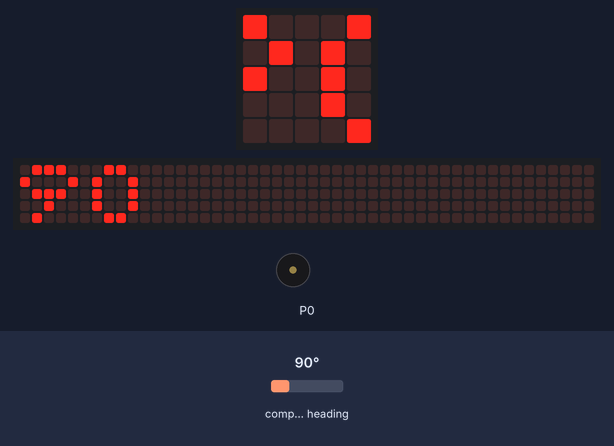
Bench run of a program on a simulated BBC micro:bit (MakeCode). On the bench: the board's 5×5 LED display, a strip that is not on the board, showing the scrolling text unrolled, buzzer (waves = sounding). The test bench sets the inputs (shaded band); at power-on: compass heading 90°. The 48×5 strip is a reading aid, not a part: it shows the text the display is scrolling, unrolled, one strip-width of it at a time; the compass is already calibrated.

Above: at 1.27 s.
1.3 s: compass heading set to 7°
At 3.1 s:
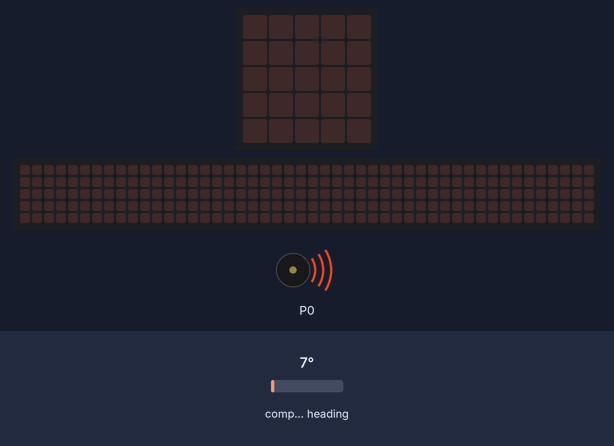
5.2 s: compass heading set to 180°
At 6.91 s:
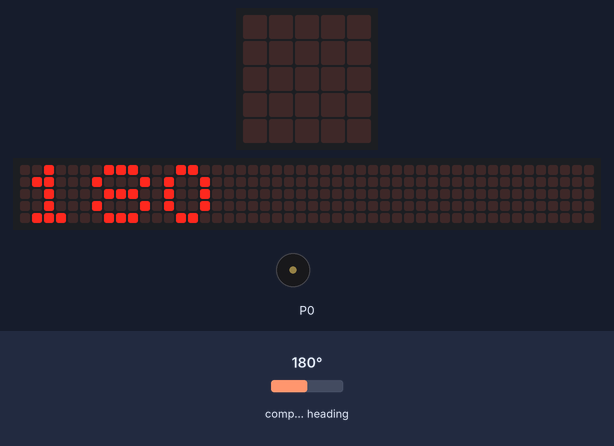
9.7 s: compass heading set to 90°
At 12.85 s:
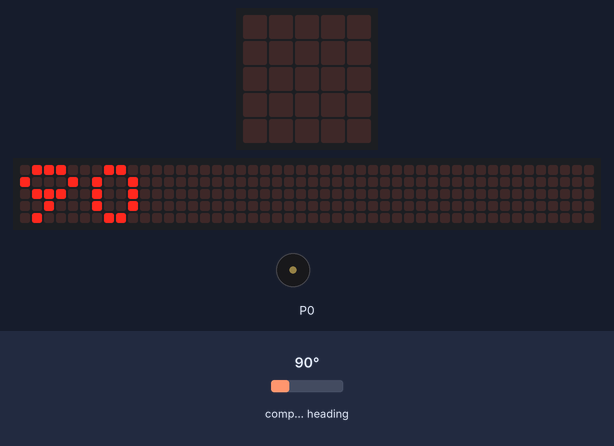
Timing chart, 0 to 13.1 s (numbered marks = the images above; inputs shaded):
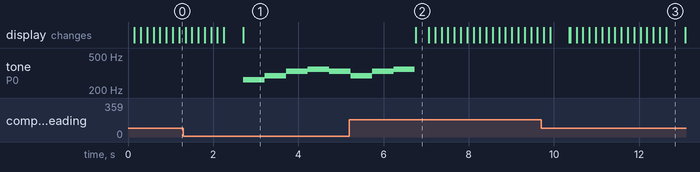

Measured:
- after the input at 1.3 s, tone on P0: plays 262 Hz for 0.51 s, 294 Hz for 0.51 s, 330 Hz for 0.51 s, 349 Hz for 0.51 s, 330 Hz for 0.48 s, starting after 1.4 s
- after the input at 5.2 s, tone on P0: goes on until 6.7 s, then stays silent; the display: changes after 1.6 s (image 2)
- what the display in image 3 shows lasts 0.5 s, from 12.6 s to 13.1 s

The program:

main.ts
```typescript
basic.forever(function () {
    basic.showNumber(input.compassHeading())
    if (input.compassHeading() > 315 || input.compassHeading() < 45) {
        music.playMelody("C D E F E D E F ", 120)
    } else {
        music.stopAllSounds()
    }
})
```

test.ts
```typescript
// aquí va el archivo "tests"; esto no se compilará cuando este paquete se utilice como una extensión.
```
